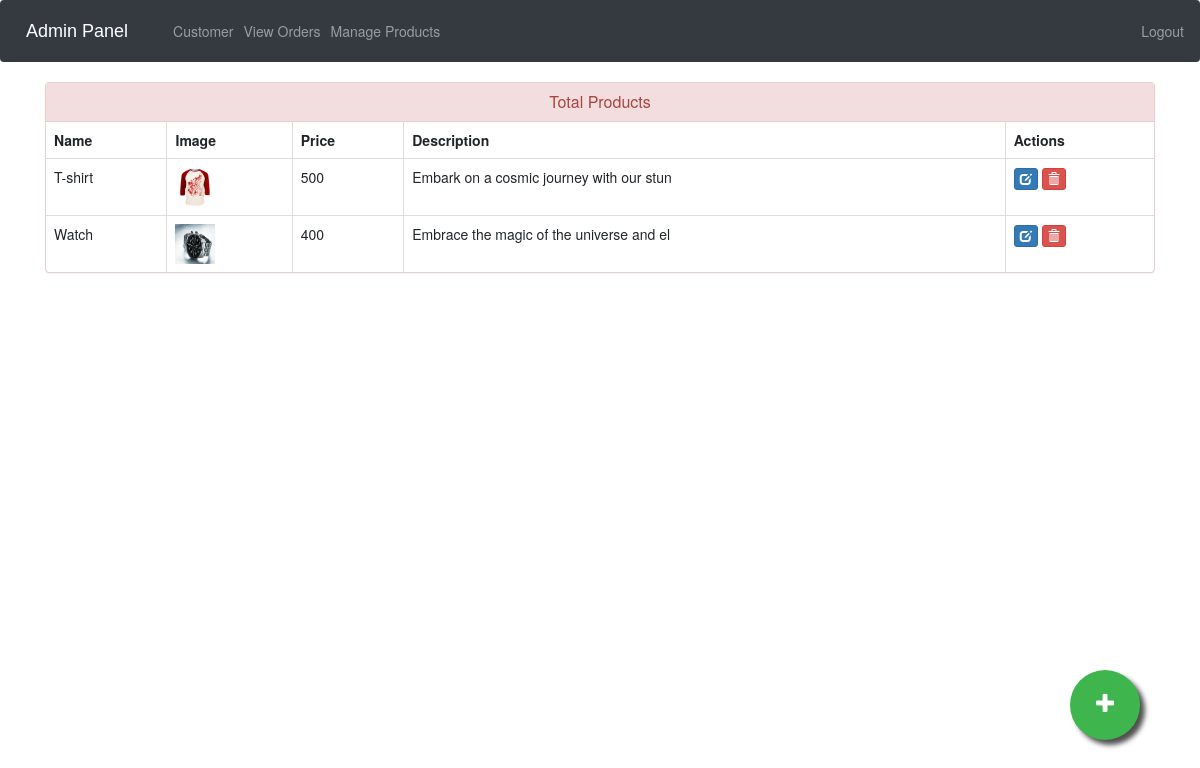
Screenshot of /admin-products (signed in) with the database file from the repository.
### ecom/models.py (models this page shows, shortened)
class Product(models.Model):
    name=models.CharField(max_length=40)
    product_image= models.ImageField(upload_to='product_image/',null=True,blank=True)
    price = models.PositiveIntegerField()
    description=models.CharField(max_length=40)

### ecom/views.py (the view)
# urls.py: path('admin-products', views.admin_products_view,name='admin-products'),
@login_required(login_url='adminlogin')
def admin_products_view(request):
    products=models.Product.objects.all()
    return render(request,'ecom/admin_products.html',{'products':products})

### templates/ecom/admin_products.html (shortened to what this page needs)
{% extends 'ecom/admin_base.html' %}
{% load static %}
{% block content %}
<head>
  <link href="//netdna.bootstrapcdn.com/bootstrap/3.0.0/css/bootstrap.min.css" rel="stylesheet" id="bootstrap-css">
</head>
<div class="container">
  <div class="panel panel-danger">
    <div class="panel-heading">
      <h6 class="panel-title">Total Products</h6>
    </div>
    <table class="table table-hover table-bordered" id="dev-table">
      <thead>
        <tr>
          <th>Name</th>
          <th>Image</th>
          <th>Price</th>
          <th>Description</th>
          <th>Actions</th>
        </tr>
      </thead>
      {% for p in products %}
  {% if p %}
      <tr>
        <td> {{p.name}}</td>
        <td> <img src="{% static p.product_image.url %}" alt="Profile Pic" height="40px" width="40px" /></td>
        <td>{{p.price}}</td>
        <td>{{p.description}}</td>
        <td><a class="btn btn-primary btn-xs" href="{% url 'update-product' p.id  %}"><span class="glyphicon glyphicon-edit"></span></a>
          <a class="btn btn-danger btn-xs" href="{% url 'delete-product' p.id  %}"><span class="glyphicon glyphicon-trash"></span></a></td>
      </tr>
      {%else%}
      <br><br><br>
      <h1>No Products!!</h1>
      {% endif %}
      {% endfor %}
    </table>
  </div>
</div>
<a href="/admin-add-product" class="float">
<i class="fa fa-plus my-float"></i>
</a>
{% endblock content %}

### templates/ecom/admin_base.html (style rules this page uses)
.fa { font-size: 23px; width: 60px; text-align: center; text-decoration: none; margin: 5px 2px; border-radius: 50%; }

### templates/ecom/admin_products.html (style rules this page uses)
a:link { text-decoration: none; }
h6 { text-align: center; }
.float { position:fixed; width:70px; height:70px; bottom:60px; right:60px; background-color:#3eb54d; color:#FFF; border-radius:50px; text-align:center; box-shadow: 5px 5px 5px #505050; }
.my-float { margin-top:22px; }

### rows the page displays
Product: name "T-shirt", product_image (picture), price "500", description "Embark on a cosmic journey with our stun"
Product: name "Watch", product_image (picture), price "400", description "Embrace the magic of the universe and el"
